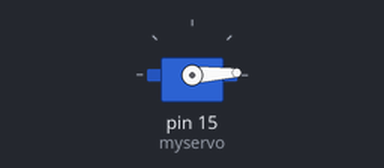
A sketch run on a simulated Arduino Uno, built with avr-gcc and run on an emulated ATmega328P. Shown: servo.

Above: at 0.05 s.
At 1.3 s:
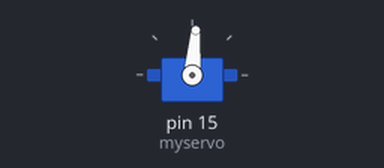
At 2.6 s:
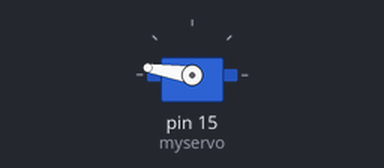
At 5.2 s:
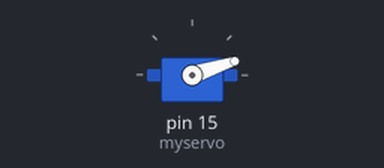
Timing chart, 0 to 7.1 s (numbered marks = the images above):
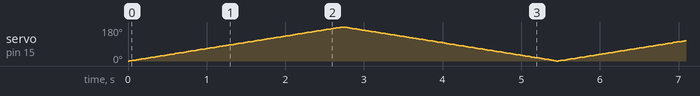

The sketch:

simple-servo-arduino.ino
```cpp
 //Original source: Arduino IDE
// Arduino Project: Controlling the servo position
// This code is used with a video tutorial for Robojax.com
// Published on April 24, 2017 from Aajx, ON, Canada.
// Written/Edited by Ahmad Shamshiri
// Watch the video on youTube https://youtu.be/kZ9b31gVemc
// Controlling a servo position using a potentiometer (variable resistor)
//

//Board Wiring
//Right(Organge) -->> PIN 3(only PINs with ~ sign, pulsating ..??)
//Center (RED)  --->> 5V    +ve?
//Left(greyish) -- > GRND  -ve?

#include <Servo.h>

Servo myservo;  // create servo object to control a servo
// twelve servo objects can be created on most boards

int pos = 0;    // variable to store the servo position

void setup() {
  myservo.attach(15);  // attaches the servo on pin 15 (pulsating ?? 3,9 in Arduino ) to the servo object
}

void loop() {
  for (pos = 0; pos <= 180; pos += 1) { // goes from 0 degrees to 180 degrees
    // in steps of 1 degree
    myservo.write(pos);              // tell servo to go to position in variable 'pos'
    delay(15);                       // waits 15ms for the servo to reach the position
  }
  for (pos = 180; pos >= 0; pos -= 1) { // goes from 180 degrees to 0 degrees
    myservo.write(pos);              // tell servo to go to position in variable 'pos'
    delay(15);                       // waits 15ms for the servo to reach the position
  }
}
```
